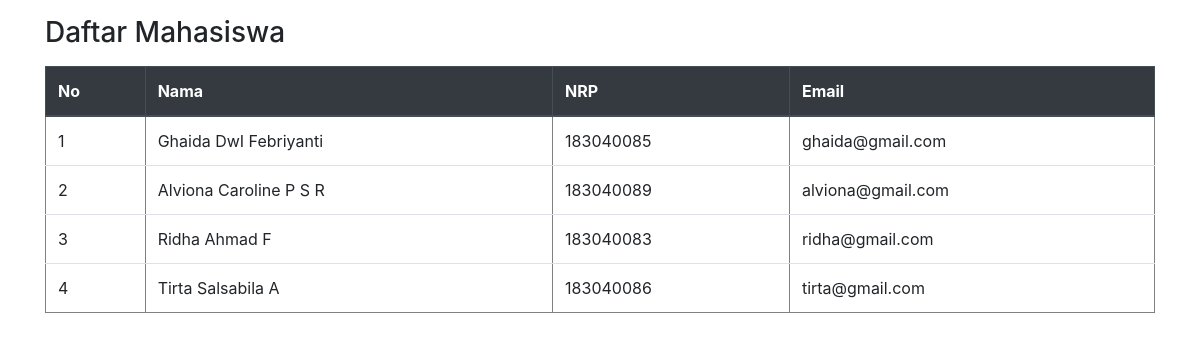
/latihan1/index.php, run on the app's committed database.
### tables this page shows
CREATE TABLE `mahasiswa` (
  `id` int(11) NOT NULL,
  `nama` varchar(50) NOT NULL,
  `nrp` varchar(9) NOT NULL,
  `email` varchar(50) DEFAULT NULL
);

### latihan1/index.php (the view, shortened to what this page needs)
<?php
$mysqli = new mysqli("localhost", "root", "", "universitas_pasundan");
$result = $mysqli->query("SELECT * FROM mahasiswa");
$rows = $result->fetch_all();
$data_json = json_encode($rows);
?>
<!DOCTYPE html>
<html>
<head>
</head>
<link rel="stylesheet" href="https://cdn.jsdelivr.net/npm/bootstrap@4.5.3/dist
/css/bootstrap.min.css" integrity="sha384-
TX8t27EcRE3e/ihU7zmQxVncDAy5uIKz4rEkgIXeMed4M0jlfIDPvg6uqKI2xXr2">
<body class="container">
    <h3 class="my-3">Daftar Mahasiswa</h3>
    <table border="1" class="table table-hover">
        <thead class="thead-dark">
            <tr>
                <th>No</th>
                <th>Nama</th>
                <th>NRP</th>
                <th>Email</th>
            </tr>
        </thead>
        <tbody>
            <?php $i = 1; ?>
            <?php foreach (json_decode($data_json) as $data) { ?>
                <tr>
                    <td><?= $i; ?></td>
                    <td><?= $data[1]; ?></td>
                    <td><?= $data[2]; ?></td>
                    <td><?= $data[3]; ?></td>
                </tr>
                <?php $i++; ?>
            <?php } ?>
        </tbody>
    </table>
</body>
</html>

### data on the page
mahasiswa: nama "Ghaida DwI Febriyanti", nrp "183040085", email "ghaida@gmail.com"
mahasiswa: nama "Alviona Caroline P S R", nrp "183040089", email "alviona@gmail.com"
mahasiswa: nama "Ridha Ahmad F", nrp "183040083", email "ridha@gmail.com"
mahasiswa: nama "Tirta Salsabila A", nrp "183040086", email "tirta@gmail.com"
